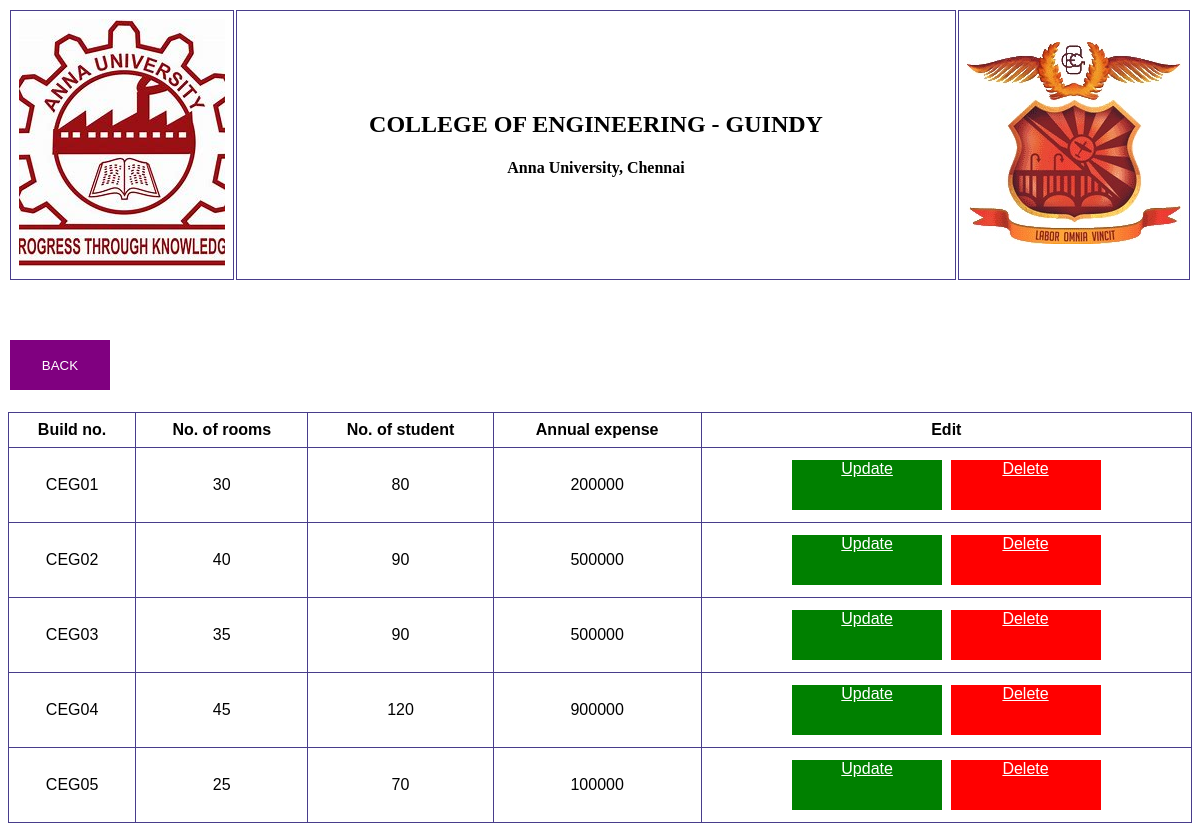
The page /hostel_display.php on the database its author committed.
### tables this page shows
CREATE TABLE `hostel` (
  `Build_no` varchar(10) NOT NULL,
  `No_of_rooms` int(20) NOT NULL,
  `No_of_student` int(20) NOT NULL,
  `Annual_expense` int(20) NOT NULL
);

### hostel_display.php (the view, shortened to what this page needs)
<!DOCTYPE html>
<html>
    <head>
        <link rel="stylesheet" href="styles.css">
    </head>
<body>
    <table style="width: 100%;text-align: center;">
        <tr>
            <td class="logo" ><img src="download.jfif"></td>
            <td ><h2>COLLEGE OF ENGINEERING - GUINDY</h2><h4>Anna University, Chennai</h4></td>
                <td class="logo" ><img src="CEGlogo.jpg"></td>
        </tr>
    </table><br>
    <br><br>
    <button class="back" onclick="document.location.href='admin.html'";>
        BACK
    </button>
    <br><br>
    <table class="table1">
            <tr>
                <th>Build no.</th>
                <th>No. of rooms</th>
                <th>No. of student</th>
                <th>Annual expense</th>
                <th>Edit</th>
            </tr>
    <?php
        $database = mysqli_connect('localhost','root','','hosteli');
        if($database){
            $query = "SELECT * FROM hostel";
            $results = mysqli_query($database,$query);
            while($row = mysqli_fetch_array($results)){
            ?>
		<tr>
			<td><label><?php echo $row['Build_no']; ?></label></td>
			<td><label><?php echo $row['No_of_rooms']; ?></label></td>
			<td><label><?php echo $row['No_of_student']; ?></label></td>
			<td><label><?php echo $row['Annual_expense']; ?></label></td>
            <td>
                <a class="update" href="update_hostel.php?Build_no=<?php echo $row["Build_no"]; ?>">Update</a>
                <a class="delete" href="delete_hostel.php?Build_no=<?php echo $row["Build_no"]; ?>">Delete</a>
            </td>
        </tr>
		<?php
        }
    }
    else{
        echo "Not Connected";
    }
    ?>
    </table>
</body>
</html>

### styles.css (style rules this page uses)
td, th { border: 1px solid darkslateblue; text-align: center; padding: 8px; }
.logo { width: 5%; }
.back { background-color: purple; padding: auto; border: none; color: white; text-align:center; width: 100px; height:50px; display: inline-block; margin: 4px 2px; cursor : pointer; }
.table1 { font-family: arial, sans-serif; border-collapse: collapse; width: 100%; }

### hostel_display.php (style rules this page uses)
.update { background-color: green; padding: auto; border: none; color: white; text-align:center; width: 150px; height: 50px;; display: inline-block; margin: 4px 2px; cursor : pointer; }
.delete { background-color: red; padding: auto; border: none; color: white; text-align:center; width: 150px; height: 50px;; display: inline-block; margin: 4px 2px; cursor : pointer; }

### rows shown on the page
hostel: Build_no "CEG01", No_of_rooms "30", No_of_student "80", Annual_expense "200000"
hostel: Build_no "CEG02", No_of_rooms "40", No_of_student "90", Annual_expense "500000"
hostel: Build_no "CEG03", No_of_rooms "35", No_of_student "90", Annual_expense "500000"
hostel: Build_no "CEG04", No_of_rooms "45", No_of_student "120", Annual_expense "900000"
hostel: Build_no "CEG05", No_of_rooms "25", No_of_student "70", Annual_expense "100000"
